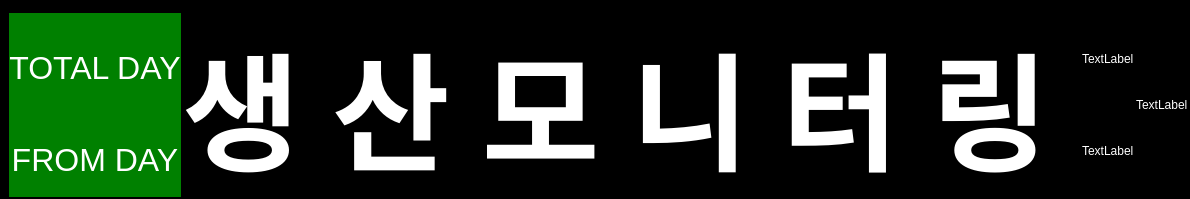
     <widget class="QFrame" name="frame">
      <property name="sizePolicy">
       <sizepolicy hsizetype="Preferred" vsizetype="Preferred">
        <horstretch>0</horstretch>
        <verstretch>3</verstretch>
       </sizepolicy>
      </property>
      <property name="styleSheet">
       <string notr="true">background-color:black;
color:white;</string>
      </property>
      <property name="frameShape">
       <enum>QFrame::StyledPanel</enum>
      </property>
      <property name="frameShadow">
       <enum>QFrame::Raised</enum>
      </property>
      <layout class="QHBoxLayout" name="horizontalLayout_13">
       <property name="spacing">
        <number>0</number>
       </property>
       <property name="leftMargin">
        <number>0</number>
       </property>
       <property name="rightMargin">
        <number>0</number>
       </property>
       <property name="bottomMargin">
        <number>0</number>
       </property>
       <item>
        <widget class="QLabel" name="label_img_NoAccident">
         <property name="sizePolicy">
          <sizepolicy hsizetype="Preferred" vsizetype="Preferred">
           <horstretch>1</horstretch>
           <verstretch>0</verstretch>
          </sizepolicy>
         </property>
         <property name="maximumSize">
          <size>
           <width>16777215</width>
           <height>570</height>
          </size>
         </property>
         <property name="text">
          <string/>
         </property>
         <property name="pixmap">
          <pixmap>assets/PyQt6/images/무재해.jpg</pixmap>
         </property>
         <property name="alignment">
          <set>Qt::AlignJustify|Qt::AlignVCenter</set>
         </property>
        </widget>
       </item>
       <item>
        <widget class="QFrame" name="frame_Accident">
         <property name="sizePolicy">
          <sizepolicy hsizetype="Preferred" vsizetype="Preferred">
           <horstretch>1</horstretch>
           <verstretch>0</verstretch>
          </sizepolicy>
         </property>
         <property name="frameShape">
          <enum>QFrame::StyledPanel</enum>
         </property>
         <property name="frameShadow">
          <enum>QFrame::Raised</enum>
         </property>
         <layout class="QVBoxLayout" name="verticalLayout_Accident">
          <property name="spacing">
           <number>0</number>
          </property>
          <property name="leftMargin">
           <number>0</number>
          </property>
          <property name="topMargin">
           <number>0</number>
          </property>
          <property name="rightMargin">
           <number>0</number>
          </property>
          <property name="bottomMargin">
           <number>0</number>
          </property>
          <item>
           <widget class="QLabel" name="label_totalDays">
            <property name="sizePolicy">
             <sizepolicy hsizetype="Preferred" vsizetype="Preferred">
              <horstretch>0</horstretch>
              <verstretch>3</verstretch>
             </sizepolicy>
            </property>
            <property name="styleSheet">
             <string notr="true">background-color:green;
color:white;
font-size:32px;</string>
            </property>
            <property name="text">
             <string>TOTAL DAY</string>
            </property>
            <property name="alignment">
             <set>Qt::AlignCenter</set>
            </property>
           </widget>
          </item>
          <item>
           <widget class="QLabel" name="label_fromDays">
            <property name="sizePolicy">
             <sizepolicy hsizetype="Preferred" vsizetype="Preferred">
              <horstretch>0</horstretch>
              <verstretch>2</verstretch>
             </sizepolicy>
            </property>
            <property name="styleSheet">
             <string notr="true">background-color:green;
color:white;
font-size:32px;</string>
            </property>
            <property name="lineWidth">
             <number>0</number>
            </property>
            <property name="text">
             <string>FROM DAY</string>
            </property>
            <property name="alignment">
             <set>Qt::AlignCenter</set>
            </property>
           </widget>
          </item>
         </layout>
        </widget>
       </item>
       <item>
        <widget class="QLabel" name="label_Title">
         <property name="sizePolicy">
          <sizepolicy hsizetype="Preferred" vsizetype="Preferred">
           <horstretch>5</horstretch>
           <verstretch>0</verstretch>
          </sizepolicy>
         </property>
         <property name="styleSheet">
          <string notr="true">font-weight:900;
font-size: 128px;
letter-spacing:32px;</string>
         </property>
         <property name="text">
          <string>생산모니터링</string>
         </property>
         <property name="alignment">
          <set>Qt::AlignCenter</set>
         </property>
        </widget>
       </item>
       <item>
        <widget class="QFrame" name="frame_Wheather">
         <property name="sizePolicy">
          <sizepolicy hsizetype="Preferred" vsizetype="Preferred">
           <horstretch>1</horstretch>
           <verstretch>0</verstretch>
          </sizepolicy>
         </property>
         <property name="frameShape">
          <enum>QFrame::StyledPanel</enum>
         </property>
         <property name="frameShadow">
          <enum>QFrame::Raised</enum>
         </property>
         <layout class="QVBoxLayout" name="verticalLayout_weather">
          <property name="spacing">
           <number>0</number>
          </property>
          <property name="leftMargin">
           <number>0</number>
          </property>
          <property name="topMargin">
           <number>0</number>
          </property>
          <property name="rightMargin">
           <number>0</number>
          </property>
          <property name="bottomMargin">
           <number>0</number>
          </property>
          <item>
           <widget class="QLabel" name="label">
            <property name="text">
             <string>TextLabel</string>
            </property>
           </widget>
          </item>
          <item>
           <widget class="QLabel" name="label_2">
            <property name="text">
             <string>TextLabel</string>
            </property>
           </widget>
          </item>
         </layout>
        </widget>
       </item>
       <item>
        <widget class="QFrame" name="frame_Clock">
         <property name="sizePolicy">
          <sizepolicy hsizetype="Preferred" vsizetype="Preferred">
           <horstretch>1</horstretch>
           <verstretch>0</verstretch>
          </sizepolicy>
         </property>
         <property name="frameShape">
          <enum>QFrame::StyledPanel</enum>
         </property>
         <property name="frameShadow">
          <enum>QFrame::Raised</enum>
         </property>
         <layout class="QVBoxLayout" name="verticalLayout_Clock">
          <property name="spacing">
           <number>0</number>
          </property>
          <property name="leftMargin">
           <number>0</number>
          </property>
          <property name="topMargin">
           <number>0</number>
          </property>
          <property name="rightMargin">
           <number>0</number>
          </property>
          <property name="bottomMargin">
           <number>0</number>
          </property>
          <item>
           <widget class="QLabel" name="label_4">
            <property name="text">
             <string>TextLabel</string>
            </property>
           </widget>
          </item>
         </layout>
        </widget>
       </item>
      </layout>
     </widget>
